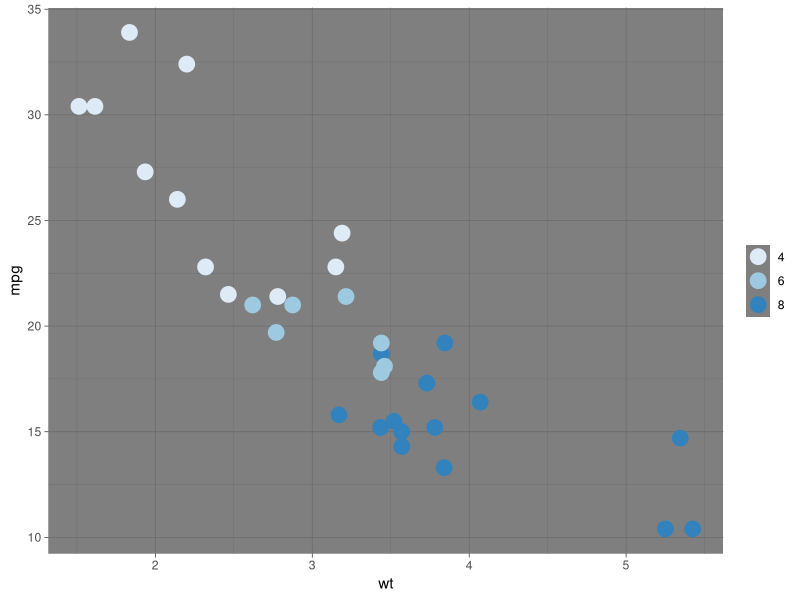

Reproduce this figure in R.
## ---- chunk 1
library(ggplot2)
ggplot(mtcars, aes(wt, mpg, color = as.factor(cyl))) + 
  geom_point(size = 5) +
  scale_color_brewer() +
  theme_dark() +
  theme(legend.title = element_blank())
